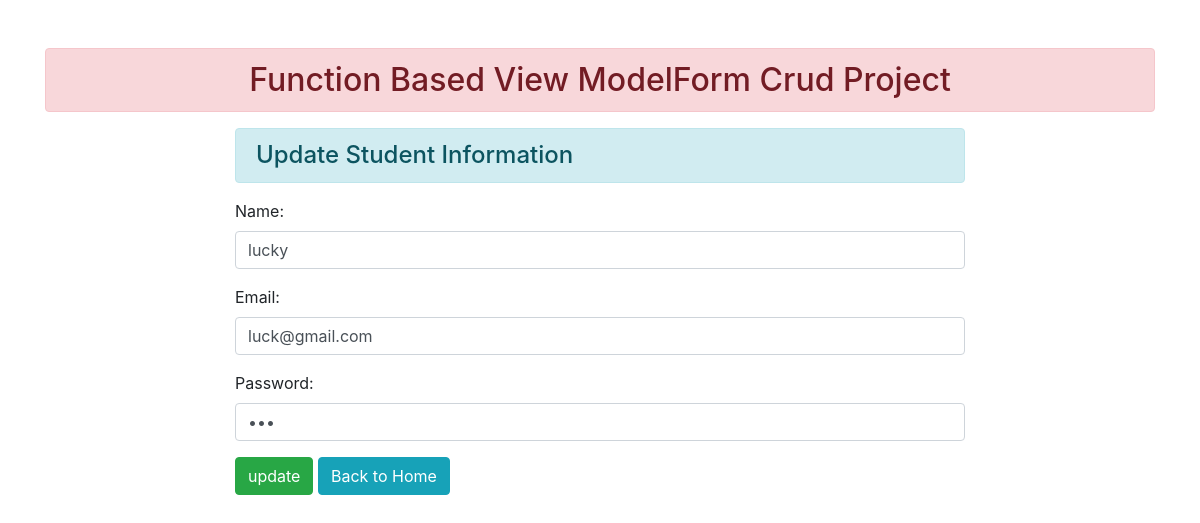
The app's page /2/, older data.
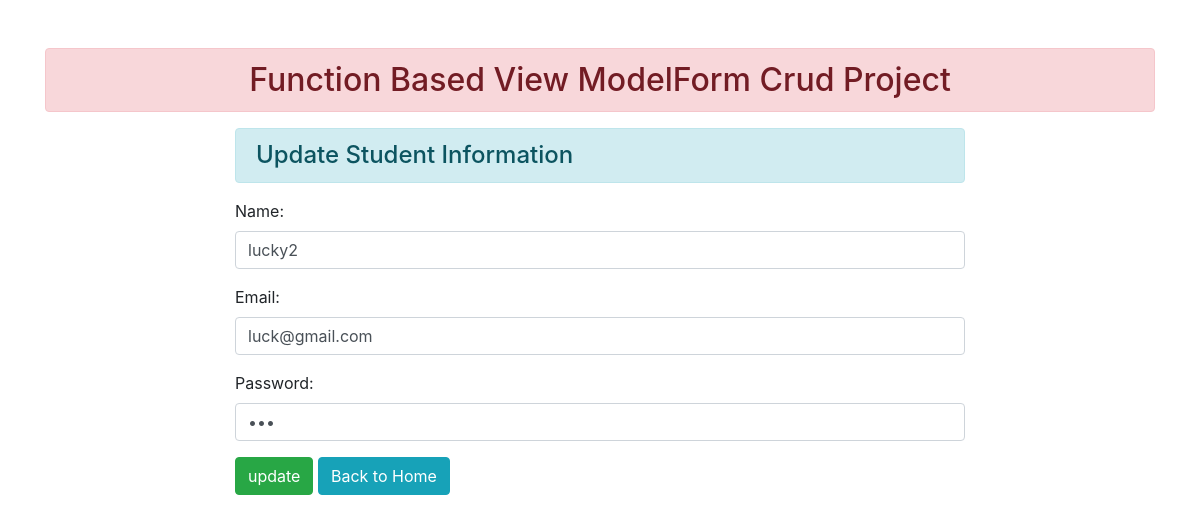
The same page, newer data.
### enroll/models.py (models this page shows)
class User(models.Model):
    name = models.CharField(max_length=70)
    email = models.EmailField(max_length=70)
    password = models.CharField(max_length=70)

### enroll/views.py (the view)
# urls.py: path('<int:id>/', views.update_data, name='updatedata'),
def update_data(request, id):
    pi = User.objects.get(pk = id)
    fm = UserForm(request.POST, instance=pi)
    if fm.is_valid():
        fm.save()
    else:
        pi = User.objects.get(pk = id)
        fm = UserForm(instance=pi)
    return render(request, "enroll/updatestudent.html", {'form':fm})

### enroll/forms.py
class UserForm(forms.ModelForm):
    class Meta:
        model = User
        fields = ['name', 'email', 'password']
        widgets = {
            'name': forms.TextInput(attrs={'class':'form-control'}),
            'email': forms.EmailInput(attrs={'class':'form-control'}),
            'password': forms.PasswordInput(render_value=True, attrs={'class':'form-control'}),
        }

### enroll/templates/enroll/updatestudent.html (shortened to what this page needs)
{% extends 'enroll/base.html' %}
{% block content %}
<div class="row">
    <div class="col-sm-8 offset-2">
        <h4 class='alert alert-info'>Update Student Information</h4>
        <form action="" method="post">
            {{form.as_p}}
            <input type="submit" class='btn btn-success'  value="update">
            <a href="{% url 'addandshow' %}" class='btn btn-info'>Back to Home</a>
        </form>
    </div>
</div>
{% endblock content %}

Row changes from the older to the newer data that the page shows:
changed User "luck@gmail.com": name "lucky" → "lucky2"
